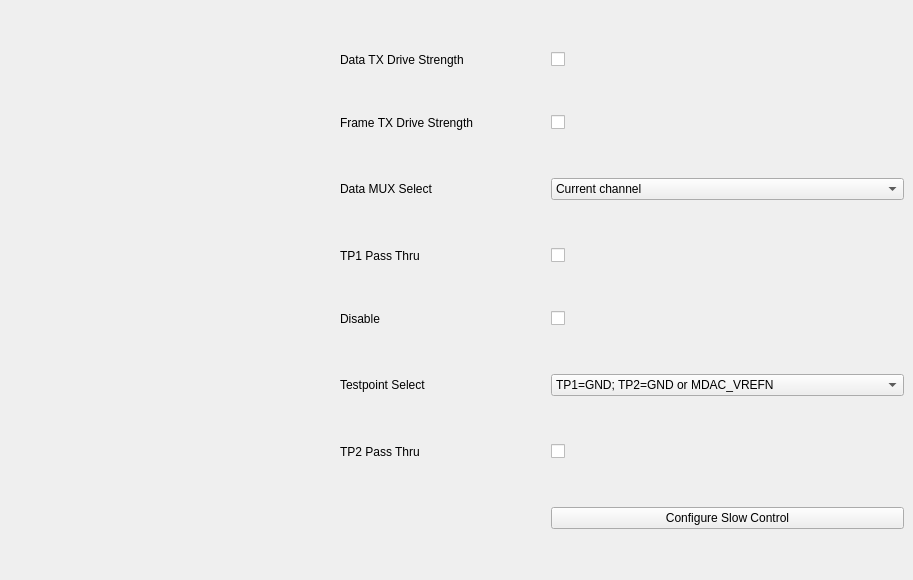
            <widget class="QWidget" name="channel1SlowControlTab_2">
             <attribute name="title">
              <string>SlowControl</string>
             </attribute>
             <widget class="QWidget" name="gridLayoutWidget_7">
              <property name="geometry">
               <rect>
                <x>340</x>
                <y>10</y>
                <width>564</width>
                <height>561</height>
               </rect>
              </property>
              <layout class="QGridLayout" name="ch2SarGridLayout_4">
               <property name="rightMargin">
                <number>0</number>
               </property>
               <item row="6" column="1">
                <widget class="QCheckBox" name="coluta13ch2TP2PassThruBox">
                 <property name="text">
                  <string/>
                 </property>
                </widget>
               </item>
               <item row="4" column="1">
                <widget class="QCheckBox" name="coluta13ch2DisableBox">
                 <property name="text">
                  <string/>
                 </property>
                </widget>
               </item>
               <item row="0" column="1">
                <widget class="QCheckBox" name="coluta13ch2DATATXDriveStrengthBox">
                 <property name="text">
                  <string/>
                 </property>
                </widget>
               </item>
               <item row="1" column="0">
                <widget class="QLabel" name="coluta13ch2FRAMETXDriveStrength_4">
                 <property name="text">
                  <string>Frame TX Drive Strength</string>
                 </property>
                </widget>
               </item>
               <item row="3" column="1">
                <widget class="QCheckBox" name="coluta13ch2TP1PassThruBox">
                 <property name="text">
                  <string/>
                 </property>
                </widget>
               </item>
               <item row="0" column="0">
                <widget class="QLabel" name="coluta13ch2DATATXDriveStrength_2">
                 <property name="text">
                  <string>Data TX Drive Strength</string>
                 </property>
                </widget>
               </item>
               <item row="3" column="0">
                <widget class="QLabel" name="coluta13ch2TP1PassThru_2">
                 <property name="text">
                  <string>TP1 Pass Thru</string>
                 </property>
                </widget>
               </item>
               <item row="2" column="0">
                <widget class="QLabel" name="coluta13ch2DATAMUXSelect_4">
                 <property name="text">
                  <string>Data MUX Select</string>
                 </property>
                </widget>
               </item>
               <item row="5" column="0">
                <widget class="QLabel" name="ch2CalRegBLabel_4">
                 <property name="text">
                  <string>Testpoint Select </string>
                 </property>
                </widget>
               </item>
               <item row="6" column="0">
                <widget class="QLabel" name="ch2DecisionWidthLabel_4">
                 <property name="text">
                  <string>TP2 Pass Thru</string>
                 </property>
                </widget>
               </item>
               <item row="1" column="1">
                <widget class="QCheckBox" name="coluta13ch2FRAMETXDriveStrengthBox">
                 <property name="text">
                  <string/>
                 </property>
                </widget>
               </item>
               <item row="4" column="0">
                <widget class="QLabel" name="coluta13ch2Disable_4">
                 <property name="text">
                  <string>Disable</string>
                 </property>
                </widget>
               </item>
               <item row="7" column="1">
                <widget class="QPushButton" name="coluta13ch2ConfigureButton_2">
                 <property name="minimumSize">
                  <size>
                   <width>170</width>
                   <height>0</height>
                  </size>
                 </property>
                 <property name="text">
                  <string>Configure Slow Control</string>
                 </property>
                </widget>
               </item>
               <item row="2" column="1">
                <widget class="QComboBox" name="coluta13ch2DATAMUXSelectBox">
                 <item>
                  <property name="text">
                   <string>Current channel</string>
                  </property>
                 </item>
                 <item>
                  <property name="text">
                   <string>Adjacent channel (for 32-bit mode)</string>
                  </property>
                 </item>
                </widget>
               </item>
               <item row="5" column="1">
                <widget class="QComboBox" name="coluta13ch2TestpointSelectBox">
                 <item>
                  <property name="text">
                   <string>TP1=GND; TP2=GND or MDAC_VREFN</string>
                  </property>
                 </item>
                 <item>
                  <property name="text">
                   <string>TP1=GND; TP2=GND</string>
                  </property>
                 </item>
                 <item>
                  <property name="text">
                   <string>TP1=VDD_DRE or VDD_MDAC; TP2=GND or MDAC_VCM</string>
                  </property>
                 </item>
                 <item>
                  <property name="text">
                   <string>TP1=GND; TP2=GND</string>
                  </property>
                 </item>
                 <item>
                  <property name="text">
                   <string>TP1=VDD_AMP_SAR; TP2=VDD_REF_SAR</string>
                  </property>
                 </item>
                 <item>
                  <property name="text">
                   <string>TP1=GND; TP2=GND</string>
                  </property>
                 </item>
                 <item>
                  <property name="text">
                   <string>TP1=TP1_thru; TP2=TP2_thru</string>
                  </property>
                 </item>
                 <item>
                  <property name="text">
                   <string>TP1=25uA sink; TP2=GND</string>
                  </property>
                 </item>
                </widget>
               </item>
              </layout>
             </widget>
            </widget>
